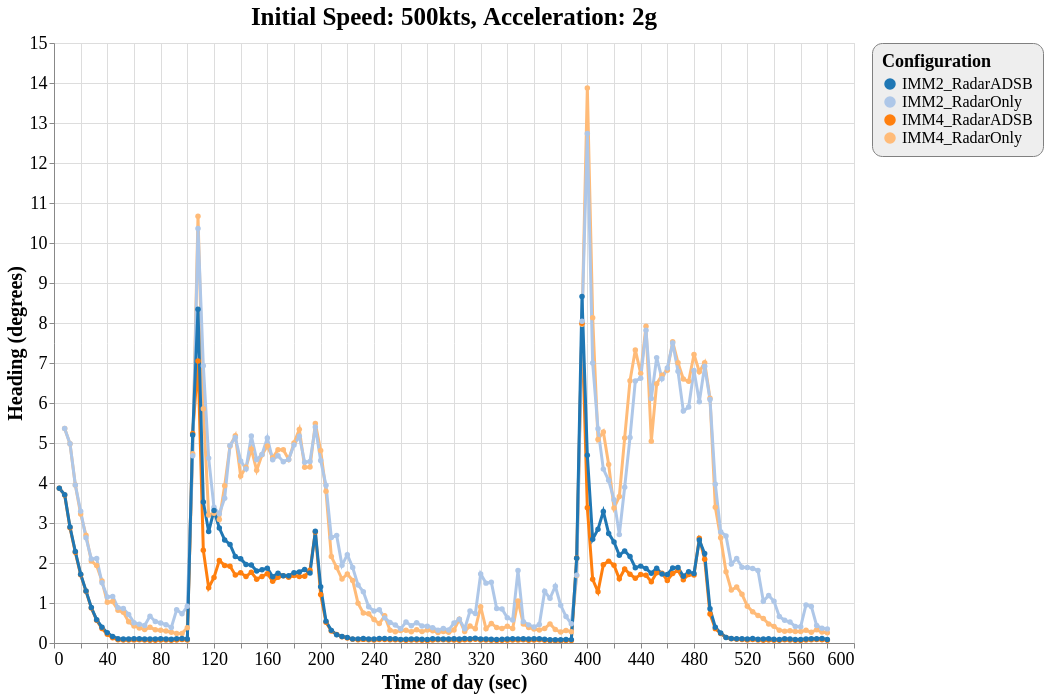

Vega-Lite specification for this chart:
### Vega-Lite specification from a JSON file in a GitHub repository (floating-point values rounded to 4 significant figures; data arrays with more than 128 entries replaced by an {"elided": "..."} marker saying what was removed)
{"config": {"view": {"continuousWidth": 800, "continuousHeight": 600}, "axisX": {"labelFontSize": 18, "titleFontSize": 20}, "axisY": {"labelFontSize": 18, "titleFontSize": 20}, "font": "Times New Roman", "legend": {"cornerRadius": 10, "fillColor": "#EEEEEE", "labelFontSize": 16, "padding": 10, "strokeColor": "gray", "titleFontSize": 18}, "title": {"fontSize": 25}}, "data": {"name": "data-873d58813dc6f6ba44c15c0e47d6121d"}, "mark": {"type": "line", "point": true, "strokeWidth": 3}, "encoding": {"color": {"type": "ordinal", "field": "config", "scale": {"scheme": "category20"}, "title": "Configuration"}, "x": {"type": "quantitative", "field": "time", "title": "Time of day (sec)"}, "y": {"type": "quantitative", "field": "rmse_hdg", "scale": {"domain": [0, 15], "zero": false}, "title": "Heading (degrees)"}}, "selection": {"selector029": {"type": "interval", "bind": "scales", "encodings": ["x", "y"]}}, "title": "Initial Speed: 500kts, Acceleration: 2g", "$schema": "https://vega.github.io/schema/vega-lite/v4.8.1.json", "datasets": {"data-873d58813dc6f6ba44c15c0e47d6121d": {"elided": "578 records"}}}
